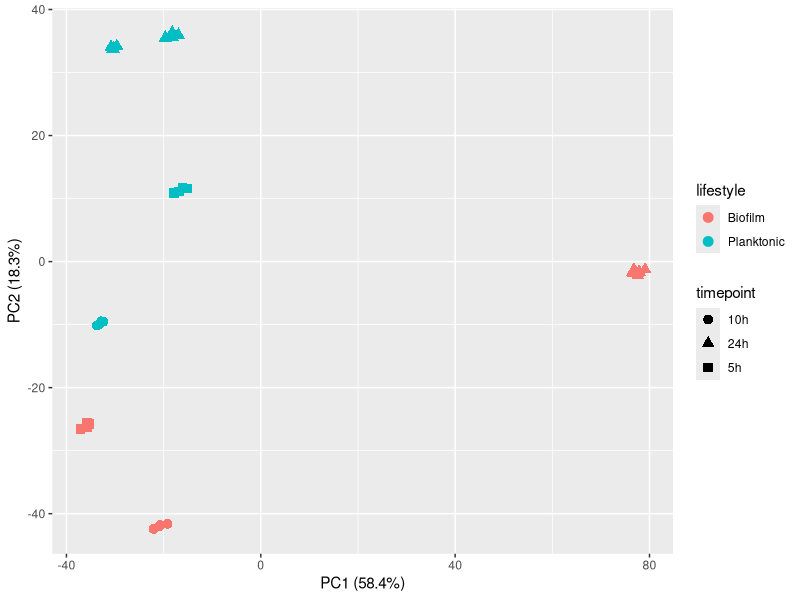

Write the R code that produced this figure.
## ---- chunk 1
library(tidyverse)
library(here)   # here() builds paths from the project root, so they work wherever you run this
counts <- read_tsv(here("project/data", "gene_counts.tsv"), show_col_types = FALSE)
meta   <- read_tsv(here("project/data", "metadata.tsv"),    show_col_types = FALSE)
## ---- chunk 2
mat <- counts %>%
  select(-gene_name) %>%
  column_to_rownames("gene_id") %>%
  as.matrix()

logmat <- log2(mat + 1)
logmat <- logmat[rowSums(mat) > 0, ]        # drop genes that are always zero

pca <- prcomp(t(logmat))                     # samples in rows for PCA

# how much variance each axis explains
var_pct <- round(100 * pca$sdev^2 / sum(pca$sdev^2), 1)

pca_df <- as.data.frame(pca$x) %>%
  rownames_to_column("sample") %>%
  left_join(meta, by = "sample")
## ---- chunk 3
ggplot(pca_df, aes(x = PC1, y = PC2, colour = lifestyle, shape = timepoint)) +
  geom_point(size = 3) +
  labs(x = paste0("PC1 (", var_pct[1], "%)"),
       y = paste0("PC2 (", var_pct[2], "%)"))
## ---- chunk 4
# your code here
